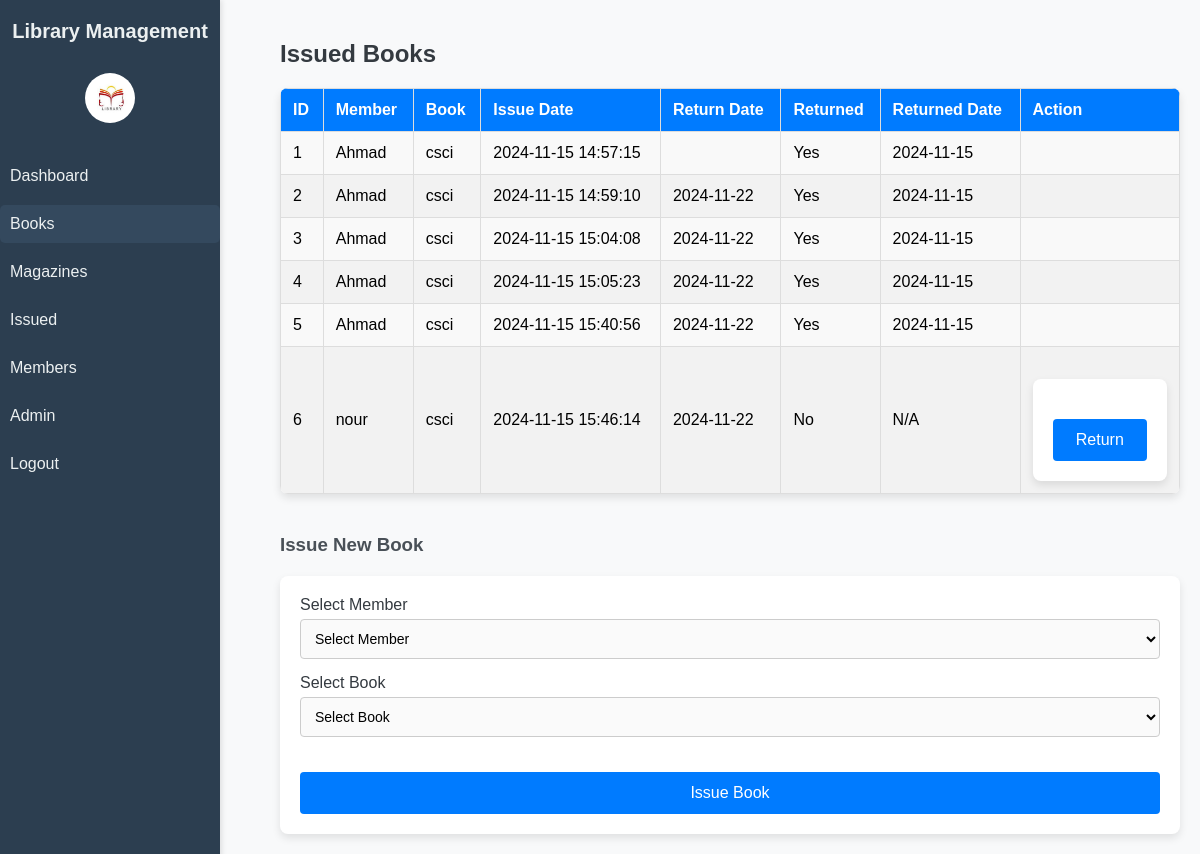
/issued.php (signed in), run on the app's committed database.
### tables this page shows
CREATE TABLE IF NOT EXISTS `issued_books` (
  `id` int NOT NULL AUTO_INCREMENT,
  `member_id` int NOT NULL,
  `book_id` int NOT NULL,
  `issue_date` timestamp NULL DEFAULT CURRENT_TIMESTAMP,
  `return_date` date DEFAULT NULL,
  `returned` tinyint(1) DEFAULT '0',
  `returned_date` date DEFAULT NULL,
  PRIMARY KEY (`id`),
  KEY `member_id` (`member_id`),
  KEY `book_id` (`book_id`)
);

CREATE TABLE IF NOT EXISTS `members` (
  `id` int NOT NULL AUTO_INCREMENT,
  `name` varchar(255) NOT NULL,
  `email` varchar(255) NOT NULL,
  `phone` varchar(20) DEFAULT NULL,
  `address` text,
  `join_date` timestamp NULL DEFAULT CURRENT_TIMESTAMP,
  PRIMARY KEY (`id`)
);

CREATE TABLE IF NOT EXISTS `books` (
  `id` int NOT NULL AUTO_INCREMENT,
  `title` varchar(255) NOT NULL,
  `author` varchar(255) DEFAULT NULL,
  `publication_year` year DEFAULT NULL,
  `available_copies` int DEFAULT '0',
  `genre` varchar(255) DEFAULT NULL,
  PRIMARY KEY (`id`)
);

### issued.php (the view, shortened to what this page needs)
<?php
include 'config.php';
$issuedBooks = $conn->query("SELECT issued_books.id, members.name AS member_name, books.title AS book_title, issued_books.issue_date, issued_books.return_date, issued_books.returned, issued_books.returned_date, books.id AS book_id
                             FROM issued_books
                             JOIN members ON issued_books.member_id = members.id
                             JOIN books ON issued_books.book_id = books.id");
?>
<!DOCTYPE html>
<html lang="en">
<head>
    <link rel="stylesheet" href="style.css">
</head>
<body>
    <?php include 'sidebar.php'; ?>
    <div class="content p-4">
        <h2>Issued Books</h2>
        <table class="table">
            <thead>
                <tr>
                    <th>ID</th>
                    <th>Member</th>
                    <th>Book</th>
                    <th>Issue Date</th>
                    <th>Return Date</th>
                    <th>Returned</th>
                    <th>Returned Date</th>
                    <th>Action</th>
                </tr>
            </thead>
            <tbody>
                <?php while ($row = $issuedBooks->fetch_assoc()): ?>
                    <tr>
                        <td><?php echo $row['id']; ?></td>
                        <td><?php echo $row['member_name']; ?></td>
                        <td><?php echo $row['book_title']; ?></td>
                        <td><?php echo $row['issue_date']; ?></td>
                        <td><?php echo $row['return_date']; ?></td>
                        <td>
                            <?php echo $row['returned'] ? 'Yes' : 'No'; ?>
                        </td>
                        <td><?php echo $row['returned_date'] ? $row['returned_date'] : 'N/A'; ?></td>
                        <td>
                            <?php if (!$row['returned']): ?>
                                <form action="issued.php" method="post">
                                    <button type="submit" name="return_book" class="btn btn-danger">Return</button>
                                </form>
                            <?php endif; ?>
                        </td>
                    </tr>
                <?php endwhile; ?>
            </tbody>
        </table>
        <h3>Issue New Book</h3>
        <form action="issued.php" method="post">
            <div class="form-group">
                <label for="member_id">Select Member</label>
                <select name="member_id" id="member_id" class="form-control" required>
                    <option value="">Select Member</option>
                </select>
            </div>
            <div class="form-group">
                <label for="book_id">Select Book</label>
                <select name="book_id" id="book_id" class="form-control" required>
                    <option value="">Select Book</option>
                </select>
            </div>
            <button type="submit" name="issue_book" class="btn btn-primary">Issue Book</button>
        </form>
    </div>
</body>
</html>

### sidebar.php (shortened to what this page needs)
<div class="sidebar">
    <div class="header">Library Management</div>
    <div class="sidebar-profile text-center my-3">
        <img src="library_logo.jpeg" alt="Profile Image" class="rounded-circle">
    </div>
    <div class="sidebar-links">
        <a href="dashboard.php"><i class="fas fa-tachometer-alt"></i> Dashboard</a>
        <a href="books.php" class="active"><i class="fas fa-book"></i> Books</a>
        <a href="magazines.php"><i class="fas fa-newspaper"></i> Magazines</a>
        <a href="issued.php"><i class="fas fa-book-reader"></i> Issued</a>
        <a href="members.php"><i class="fas fa-users"></i> Members</a>
        <a href="admin.php"><i class="fas fa-users"></i> Admin</a>
        <a href="logout.php"><i class="fas fa-sign-out-alt"></i> Logout</a>
    </div>
</div>

### style.css (style rules this page uses)
.content { margin-left: 270px; padding: 20px; }
.table { width: 100%; border-collapse: collapse; }
.table th, .table td { padding: 12px; text-align: left; border: 1px solid #ddd; }

### sidebar.php (style rules this page uses)
.sidebar { position: fixed; top: 0; left: 0; width: 220px; height: 100%; background-color: #2c3e50; color: #fff; padding-top: 20px; box-shadow: 2px 0 5px rgba(0, 0, 0, 0.1); }
.sidebar .header { font-size: 20px; font-weight: bold; text-align: center; margin-bottom: 30px; color: #ecf0f1; }
.sidebar .sidebar-profile { text-align: center; margin-bottom: 30px; }
.sidebar .sidebar-profile img { border-radius: 50%; width: 50px; height: 50px; }
.sidebar .sidebar-links a { display: block; padding: 10px; color: #ecf0f1; text-decoration: none; font-size: 16px; margin-bottom: 10px; }
.sidebar .sidebar-links a:hover, .sidebar .sidebar-links a.active { background-color: #34495e; border-radius: 5px; }

### issued.php (style rules this page uses)
body { font-family: Arial, sans-serif; background-color: #f8f9fa; margin: 0; padding: 0; }
.content { margin-left: 260px; padding: 20px; }
.content h2 { color: #343a40; margin-bottom: 20px; }
.content h3 { margin-top: 40px; color: #495057; }
.table { width: 100%; border-collapse: collapse; background-color: white; margin-top: 20px; border-radius: 8px; overflow: hidden; box-shadow: 0 4px 8px rgba(0, 0, 0, 0.1); }
.table th, .table td { padding: 12px; text-align: left; border-bottom: 1px solid #ddd; }
.table th { background-color: #007bff; color: white; }
.table td { background-color: #f9f9f9; }
.table tr:nth-child(even) td { background-color: #f2f2f2; }
.table td:last-child { text-align: center; }
form { background-color: white; padding: 20px; border-radius: 8px; box-shadow: 0 4px 8px rgba(0, 0, 0, 0.1); margin-top: 20px; }
.form-group { margin-bottom: 15px; }
label { font-size: 16px; color: #343a40; }
select { width: 100%; padding: 10px; font-size: 14px; border: 1px solid #ccc; border-radius: 4px; margin-top: 5px; background-color: #fafafa; }
button { background-color: #007bff; color: white; padding: 12px 20px; font-size: 16px; border: none; border-radius: 4px; cursor: pointer; width: 100%; margin-top: 20px; }

### data on the page
issued_books: id "1", member.name "Ahmad", book.title "csci", issue_date "2024-11-15 14:57:15", returned "Yes", returned_date "2024-11-15"
issued_books: id "2", member.name "Ahmad", book.title "csci", issue_date "2024-11-15 14:59:10", return_date "2024-11-22", returned "Yes", returned_date "2024-11-15"
issued_books: id "3", member.name "Ahmad", book.title "csci", issue_date "2024-11-15 15:04:08", return_date "2024-11-22", returned "Yes", returned_date "2024-11-15"
issued_books: id "4", member.name "Ahmad", book.title "csci", issue_date "2024-11-15 15:05:23", return_date "2024-11-22", returned "Yes", returned_date "2024-11-15"
issued_books: id "5", member.name "Ahmad", book.title "csci", issue_date "2024-11-15 15:40:56", return_date "2024-11-22", returned "Yes", returned_date "2024-11-15"
issued_books: id "6", member.name "nour", book.title "csci", issue_date "2024-11-15 15:46:14", return_date "2024-11-22", returned "No", shows "N/A"
